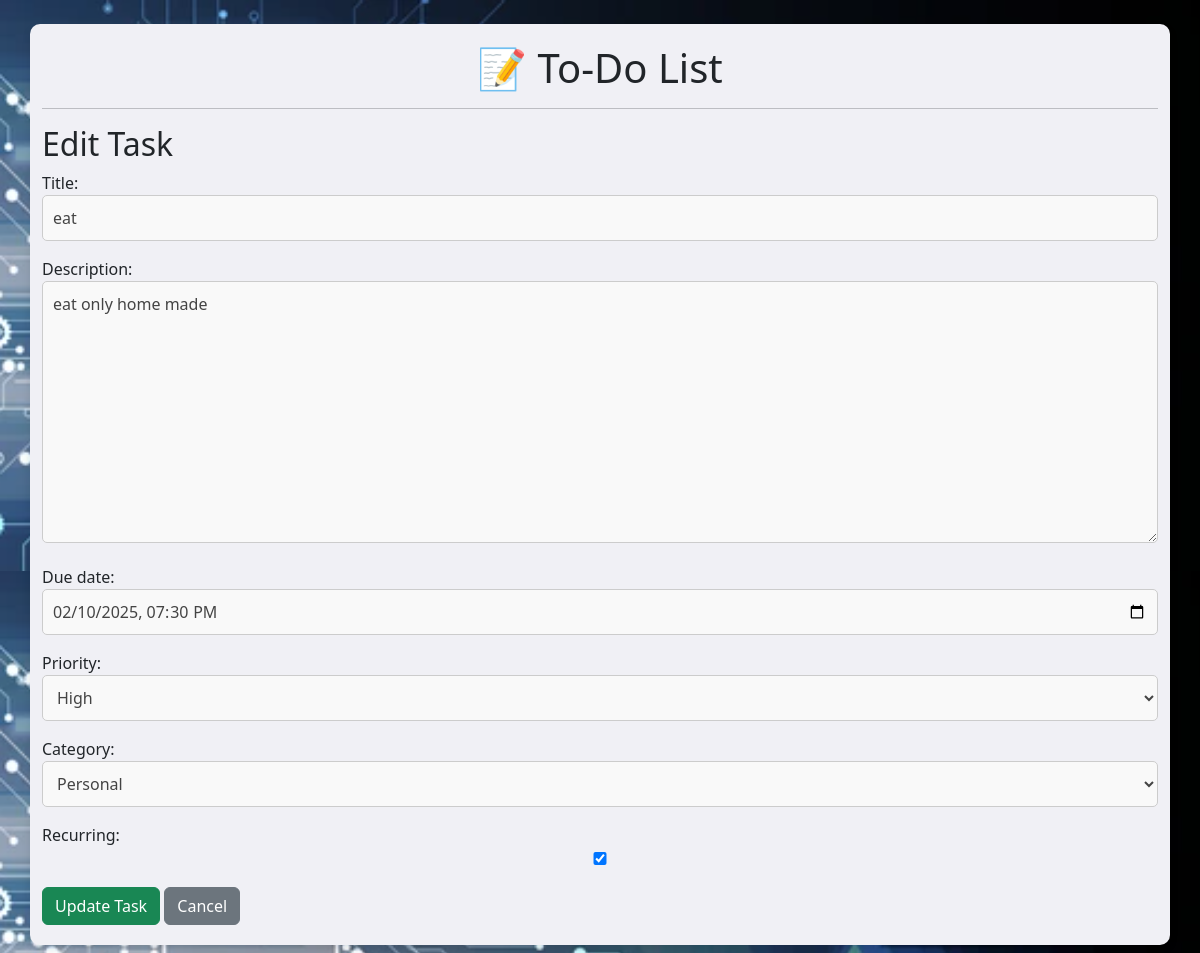
Page /edit/1/ on the committed database.
### todo_app/models.py (models this page shows, shortened)
class Task(models.Model):
    PRIORITY_CHOICES = [
        ('Low', 'Low'),
        ('Medium', 'Medium'),
        ('High', 'High'),
    ]
    CATEGORY_CHOICES = [
        ('Work', 'Work'),
        ('Personal', 'Personal'),
        ('Shopping', 'Shopping'),
        ('Others', 'Others'),
    ]
    title = models.CharField(max_length=255)
    description = models.TextField(blank=True, null=True)
    due_date = models.DateTimeField(null=True, blank=True)
    priority = models.CharField(max_length=10, choices=PRIORITY_CHOICES, default='Medium')
    category = models.CharField(max_length=20, choices=CATEGORY_CHOICES, default='Others')
    is_completed = models.BooleanField(default=False)
    created_at = models.DateTimeField(auto_now_add=True)
    updated_at = models.DateTimeField(auto_now=True)
    recurring = models.BooleanField(default=False)  # For recurring tasks

### todo_app/views.py (the view)
# urls.py: path('edit/<int:task_id>/', views.edit_task, name='edit_task'),  # Edit a task
def edit_task(request, task_id):
    task = get_object_or_404(Task, id=task_id)
    if request.method == "POST":
        form = TaskForm(request.POST, instance=task)
        if form.is_valid():
            form.save()
            return redirect('task_list')
    else:
        form = TaskForm(instance=task)
    return render(request, 'edit_task.html', {'form': form})

### todo_app/forms.py
class TaskForm(forms.ModelForm):
    class Meta:
        model = Task
        fields = ['title', 'description', 'due_date', 'priority', 'category', 'recurring']
        widgets = {
            'due_date': forms.DateTimeInput(attrs={'type': 'datetime-local'}),
        }

### todo_app/templates/edit_task.html (shortened to what this page needs)
{% extends 'base.html' %}
{% block content %}
<h2>Edit Task</h2>
<form method="post">
    {{ form.as_p }}
    <button type="submit" class="btn btn-success">Update Task</button>
    <a href="{% url 'task_list' %}" class="btn btn-secondary">Cancel</a>
</form>
{% endblock %}

### todo_app/static/css/style.css (style rules this page uses)
body { background-image: url("../img/background.jpeg"); background-color: #e8eaf6; color: #444; font-family: 'Arial', sans-serif; margin: 0; padding: 0; }
h1, h2, h3 { color: #555; }
button { background-color: #d8dbe2; color: #444; border: none; padding: 10px 15px; border-radius: 5px; cursor: pointer; transition: background 0.3s ease; }
input, select, textarea { width: 100%; padding: 10px; margin: 10px 0; border: 1px solid #ccc; border-radius: 5px; background-color: #f9f9f9; color: #444; }

### rows in the picture
Task: title "eat", description "eat only home made", due_date "02/10/2025 19:30", priority "High", category "Personal", recurring "☑"
